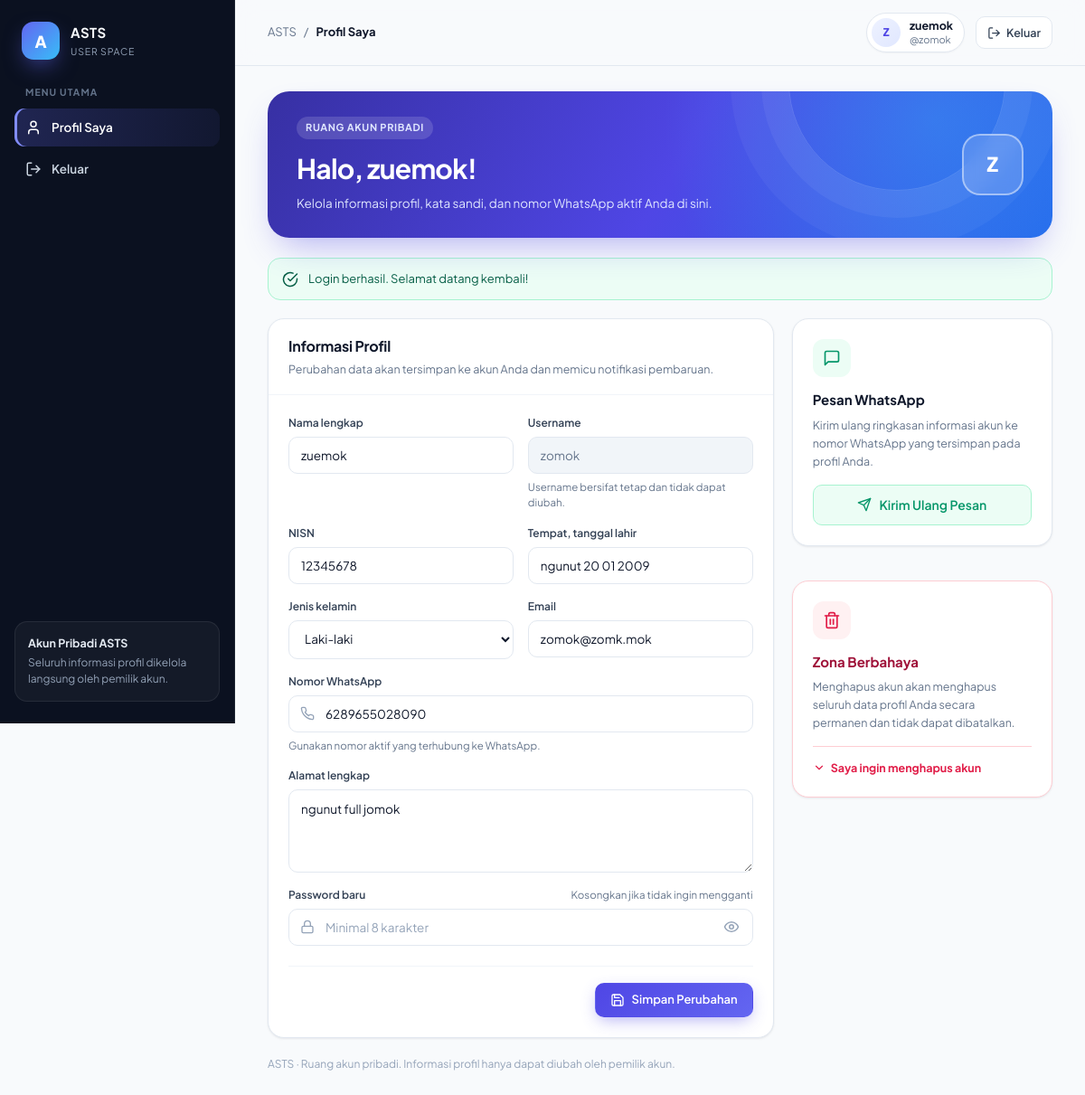
/index.php (signed in), run on the app's committed database.
### tables this page shows
CREATE TABLE `users` (
  `id` int(11) NOT NULL,
  `name` varchar(100) NOT NULL,
  `nisn` varchar(20) NOT NULL,
  `ttl` varchar(100) NOT NULL,
  `gender` varchar(20) NOT NULL,
  `email` varchar(100) NOT NULL,
  `phone` varchar(20) DEFAULT NULL,
  `address` text NOT NULL,
  `username` varchar(50) DEFAULT NULL,
  `password` varchar(255) DEFAULT NULL,
  `role` varchar(20) NOT NULL DEFAULT 'user'
);

### index.php (the view, shortened to what this page needs)
<?php
require_once __DIR__ . '/koneksi.php';
$id = (int)$_SESSION['user_id'];
$stmt = $conn->prepare('SELECT name, nisn, ttl, gender, email, phone, address, username FROM users WHERE id=?');
$stmt->bind_param('i', $id);
$stmt->execute();
$user = $stmt->get_result()->fetch_assoc();
$notice = $_SESSION['account_notice'] ?? '';
function e($value) { return htmlspecialchars((string)$value, ENT_QUOTES, 'UTF-8'); }
$parts = preg_split('/\s+/', trim((string)$user['name']));
$initials = strtoupper(substr($parts[0] ?? '?', 0, 1) . (count($parts) > 1 ? substr(end($parts), 0, 1) : ''));
$isWarn = $notice && preg_match('/gagal|tidak valid|belum/i', $notice);
?>
<!doctype html>
<html lang="id">
<head>
  <link rel="stylesheet" href="/ujian_asts/assets/app.css?v=1">
</head>
<body>
<div class="app-shell">
  <aside class="sidebar" aria-label="Navigasi Utama">
    <div class="sidebar-head">
      <a class="brand-link" href="/ujian_asts/index.php">
        <div class="brand-logo">A</div>
        <div class="brand-copy">
          <b>ASTS</b>
          <small>User Space</small>
        </div>
      </a>
    </div>
    <nav class="nav-section">
      <div class="nav-label">Menu Utama</div>
      <a class="nav-link active" href="/ujian_asts/index.php" data-drawer-close>
        <svg width="18" height="18" viewBox="0 0 24 24" fill="none" stroke="currentColor" stroke-width="2" stroke-linecap="round" stroke-linejoin="round"><path d="M19 21v-2a4 4 0 0 0-4-4H9a4 4 0 0 0-4 4v2"/><circle cx="12" cy="7" r="4"/></svg>
        <span>Profil Saya</span>
      </a>
      <a class="nav-link danger" href="/ujian_asts/logout.php">
        <svg width="18" height="18" viewBox="0 0 24 24" fill="none" stroke="currentColor" stroke-width="2" stroke-linecap="round" stroke-linejoin="round"><path d="M9 21H5a2 2 0 0 1-2-2V5a2 2 0 0 1 2-2h4"/><polyline points="16 17 21 12 16 7"/><line x1="21" x2="9" y1="12" y2="12"/></svg>
        <span>Keluar</span>
      </a>
    </nav>
    <div class="sidebar-foot">
      <strong>Akun Pribadi ASTS</strong>
      Seluruh informasi profil dikelola langsung oleh pemilik akun.
    </div>
  </aside>
  <div class="workspace">
    <header class="topbar">
      <div class="topbar-left">
        <div class="breadcrumb">
          <span>ASTS</span>
          <span>/</span>
          <strong>Profil Saya</strong>
        </div>
      </div>
      <div class="topbar-right">
        <div class="user-chip">
          <div class="avatar-circle"><?= e($initials) ?></div>
          <div class="user-chip-meta">
            <b><?= e($user['name']) ?></b>
            <span>@<?= e($user['username']) ?></span>
          </div>
        </div>
        <a class="logout-btn" href="/ujian_asts/logout.php">
          <svg width="15" height="15" viewBox="0 0 24 24" fill="none" stroke="currentColor" stroke-width="2" stroke-linecap="round" stroke-linejoin="round"><path d="M9 21H5a2 2 0 0 1-2-2V5a2 2 0 0 1 2-2h4"/><polyline points="16 17 21 12 16 7"/><line x1="21" x2="9" y1="12" y2="12"/></svg>
          <span>Keluar</span>
        </a>
      </div>
    </header>
    <main class="content">
      <section class="hero-banner">
        <div class="hero-copy">
          <div class="hero-eyebrow">Ruang Akun Pribadi</div>
          <h1>Halo, <?= e($user['name']) ?>!</h1>
          <p>Kelola informasi profil, kata sandi, dan nomor WhatsApp aktif Anda di sini.</p>
        </div>
        <div class="hero-avatar"><?= e($initials) ?></div>
      </section>
      <?php if ($notice): ?>
        <div class="alert <?= $isWarn ? 'alert-warning' : 'alert-success' ?>" role="status">
          <?php if ($isWarn): ?>
            <svg width="18" height="18" viewBox="0 0 24 24" fill="none" stroke="currentColor" stroke-width="2" stroke-linecap="round" stroke-linejoin="round"><path d="m21.73 18-8-14a2 2 0 0 0-3.48 0l-8 14A2 2 0 0 0 4 21h16a2 2 0 0 0 1.73-3Z"/><line x1="12" y1="9" x2="12" y2="13"/><line x1="12" y1="17" x2="12.01" y2="17"/></svg>
          <?php else: ?>
            <svg width="18" height="18" viewBox="0 0 24 24" fill="none" stroke="currentColor" stroke-width="2" stroke-linecap="round" stroke-linejoin="round"><path d="M22 11.08V12a10 10 0 1 1-5.93-9.14"/><polyline points="22 4 12 14.01 9 11.01"/></svg>
          <?php endif; ?>
          <span><?= e($notice) ?></span>
        </div>
      <?php endif; ?>
      <div class="columns-2">
        <section class="panel">
          <header class="panel-head">
            <div class="panel-title">
              <h2>Informasi Profil</h2>
              <p>Perubahan data akan tersimpan ke akun Anda dan memicu notifikasi pembaruan.</p>
            </div>
          </header>
          <form action="/ujian_asts/edit.php" method="post" class="panel-body">
            <div class="form-grid">
              <div class="field">
                <label for="name">Nama lengkap</label>
                <input id="name" name="name" maxlength="100" value="<?= e($user['name']) ?>" required>
              </div>
              <div class="field">
                <label for="username">Username</label>
                <input id="username" value="<?= e($user['username']) ?>" disabled>
                <span class="hint">Username bersifat tetap dan tidak dapat diubah.</span>
              </div>
              <div class="field">
                <label for="nisn">NISN</label>
                <input id="nisn" name="nisn" maxlength="20" value="<?= e($user['nisn']) ?>" required>
              </div>
              <div class="field">
                <label for="ttl">Tempat, tanggal lahir</label>
                <input id="ttl" name="ttl" maxlength="100" value="<?= e($user['ttl']) ?>" required>
              </div>
              <div class="field">
                <label for="gender">Jenis kelamin</label>
                <select id="gender" name="gender" required>
                  <option value="Laki-laki" <?= $user['gender']==='Laki-laki'?'selected':'' ?>>Laki-laki</option>
                </select>
              </div>
              <div class="field">
                <label for="email">Email</label>
                <input id="email" type="email" name="email" maxlength="100" value="<?= e($user['email']) ?>" required>
              </div>
              <div class="field full">
                <label for="phone">Nomor WhatsApp</label>
                <div class="input-wrap">
                  <span class="input-icon">
                  </span>
                  <input id="phone" type="tel" name="phone" value="<?= e($user['phone'] ?? '') ?>" placeholder="6281234567890" required>
                </div>
                <span class="hint">Gunakan nomor aktif yang terhubung ke WhatsApp.</span>
              </div>
              <div class="field full">
                <label for="address">Alamat lengkap</label>
                <textarea id="address" name="address" required><?= e($user['address']) ?></textarea>
              </div>
              <div class="field full">
                <label for="password">
                  <span>Password baru</span>
                  <span class="hint">Kosongkan jika tidak ingin mengganti</span>
                </label>
                <div class="input-wrap has-toggle">
                  <span class="input-icon">
                  </span>
                  <input id="password" type="password" name="password" minlength="8" autocomplete="new-password" placeholder="Minimal 8 karakter">
                  <button type="button" class="toggle-pw" aria-label="Tampilkan password" aria-pressed="false">
                    <svg class="icon-eye" width="18" height="18" viewBox="0 0 24 24" fill="none" stroke="currentColor" stroke-width="2" stroke-linecap="round" stroke-linejoin="round"><path d="M2 12s3-7 10-7 10 7 10 7-3 7-10 7-10-7-10-7Z"/><circle cx="12" cy="12" r="3"/></svg>
                  </button>
                </div>
              </div>
            </div>
            <div class="form-actions">
              <button class="btn btn-primary" type="submit">
                <svg width="16" height="16" viewBox="0 0 24 24" fill="none" stroke="currentColor" stroke-width="2" stroke-linecap="round" stroke-linejoin="round"><path d="M19 21H5a2 2 0 0 1-2-2V5a2 2 0 0 1 2-2h11l5 5v11a2 2 0 0 1-2 2z"/><polyline points="17 21 17 13 7 13 7 21"/><polyline points="7 3 7 8 15 8"/></svg>
                <span>Simpan Perubahan</span>
              </button>
            </div>
          </form>
        </section>
        <aside class="side-stack">
          <section class="panel side-card">
            <div class="side-card-icon emerald">
              <svg width="20" height="20" viewBox="0 0 24 24" fill="none" stroke="currentColor" stroke-width="2" stroke-linecap="round" stroke-linejoin="round"><path d="M21 15a2 2 0 0 1-2 2H7l-4 4V5a2 2 0 0 1 2-2h14a2 2 0 0 1 2 2z"/></svg>
            </div>
            <h3>Pesan WhatsApp</h3>
            <p>Kirim ulang ringkasan informasi akun ke nomor WhatsApp yang tersimpan pada profil Anda.</p>
            <form action="/ujian_asts/kirim_pesan.php" method="post">
              <button class="btn btn-emerald btn-block" type="submit">
                <svg width="16" height="16" viewBox="0 0 24 24" fill="none" stroke="currentColor" stroke-width="2" stroke-linecap="round" stroke-linejoin="round"><line x1="22" x2="11" y1="2" y2="13"/><polygon points="22 2 15 22 11 13 2 9 22 2"/></svg>
                <span>Kirim Ulang Pesan</span>
              </button>
            </form>
          </section>
          <section class="panel side-card danger-card">
            <div class="side-card-icon rose">
            </div>
            <h3>Zona Berbahaya</h3>
            <p>Menghapus akun akan menghapus seluruh data profil Anda secara permanen dan tidak dapat dibatalkan.</p>
            <details class="delete-confirm">
              <summary>
                <svg width="14" height="14" viewBox="0 0 24 24" fill="none" stroke="currentColor" stroke-width="2" stroke-linecap="round" stroke-linejoin="round"><polyline points="6 9 12 15 18 9"/></svg>
                <span>Saya ingin menghapus akun</span>
              </summary>
            </details>
          </section>
        </aside>
      </div>
      <div class="footnote">ASTS &middot; Ruang akun pribadi. Informasi profil hanya dapat diubah oleh pemilik akun.</div>
    </main>
  </div>
</div>
</body>
</html>

### data on the page
users: name "Z", name "zuemok", username "zomok", nisn "12345678", ttl "ngunut 20 01 2009", gender "Laki-laki", email "zomok@zomk.mok", phone "6289655028090", address "ngunut full jomok"

### other printed values
$notice "Login berhasil. Selamat datang kembali!"
